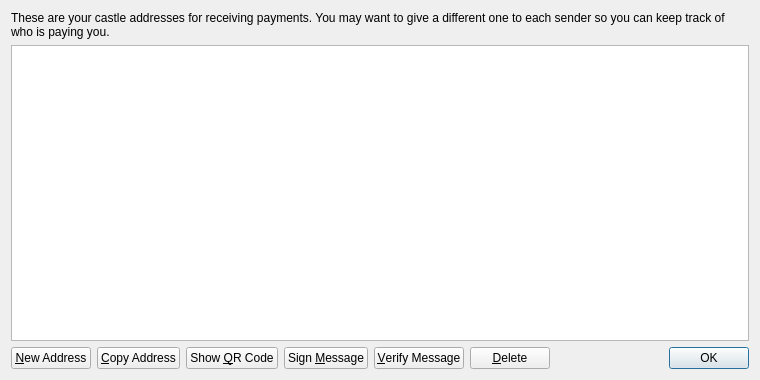
<?xml version="1.0" encoding="UTF-8"?>
<ui version="4.0">
 <class>AddressBookPage</class>
 <widget class="QWidget" name="AddressBookPage">
  <property name="geometry">
   <rect>
    <x>0</x>
    <y>0</y>
    <width>760</width>
    <height>380</height>
   </rect>
  </property>
  <property name="windowTitle">
   <string>Address Book</string>
  </property>
  <property name="styleSheet">
   <string notr="true"/>
  </property>
  <layout class="QVBoxLayout" name="verticalLayout">
   <item>
    <widget class="QLabel" name="labelExplanation">
     <property name="text">
      <string>These are your castle addresses for receiving payments. You may want to give a different one to each sender so you can keep track of who is paying you.</string>
     </property>
     <property name="textFormat">
      <enum>Qt::PlainText</enum>
     </property>
     <property name="wordWrap">
      <bool>true</bool>
     </property>
    </widget>
   </item>
   <item>
    <widget class="QTableView" name="tableView">
     <property name="contextMenuPolicy">
      <enum>Qt::CustomContextMenu</enum>
     </property>
     <property name="toolTip">
      <string>Double-click to edit address or label</string>
     </property>
     <property name="tabKeyNavigation">
      <bool>false</bool>
     </property>
     <property name="alternatingRowColors">
      <bool>true</bool>
     </property>
     <property name="selectionMode">
      <enum>QAbstractItemView::SingleSelection</enum>
     </property>
     <property name="selectionBehavior">
      <enum>QAbstractItemView::SelectRows</enum>
     </property>
     <property name="sortingEnabled">
      <bool>true</bool>
     </property>
     <attribute name="verticalHeaderVisible">
      <bool>false</bool>
     </attribute>
    </widget>
   </item>
   <item>
    <layout class="QHBoxLayout" name="horizontalLayout">
     <item>
      <widget class="QPushButton" name="newAddressButton">
       <property name="toolTip">
        <string>Create a new address</string>
       </property>
       <property name="text">
        <string>&amp;New Address</string>
       </property>
       <property name="icon">
        <iconset resource="../bitcoin.qrc">
         <normaloff>:/icons/add</normaloff>:/icons/add</iconset>
       </property>
      </widget>
     </item>
     <item>
      <widget class="QPushButton" name="copyToClipboard">
       <property name="toolTip">
        <string>Copy the currently selected address to the system clipboard</string>
       </property>
       <property name="text">
        <string>&amp;Copy Address</string>
       </property>
       <property name="icon">
        <iconset resource="../bitcoin.qrc">
         <normaloff>:/icons/editcopy</normaloff>:/icons/editcopy</iconset>
       </property>
      </widget>
     </item>
     <item>
      <widget class="QPushButton" name="showQRCode">
       <property name="text">
        <string>Show &amp;QR Code</string>
       </property>
       <property name="icon">
        <iconset resource="../bitcoin.qrc">
         <normaloff>:/icons/qrcode</normaloff>:/icons/qrcode</iconset>
       </property>
      </widget>
     </item>
     <item>
      <widget class="QPushButton" name="signMessage">
       <property name="toolTip">
        <string>Sign a message to prove you own an castle address</string>
       </property>
       <property name="text">
        <string>Sign &amp;Message</string>
       </property>
       <property name="icon">
        <iconset resource="../bitcoin.qrc">
         <normaloff>:/icons/edit</normaloff>:/icons/edit</iconset>
       </property>
      </widget>
     </item>
     <item>
      <widget class="QPushButton" name="verifyMessage">
       <property name="toolTip">
        <string>Verify a message to ensure it was signed with a specified castle address</string>
       </property>
       <property name="text">
        <string>&amp;Verify Message</string>
       </property>
       <property name="icon">
        <iconset resource="../bitcoin.qrc">
         <normaloff>:/icons/transaction_0</normaloff>:/icons/transaction_0</iconset>
       </property>
      </widget>
     </item>
     <item>
      <widget class="QPushButton" name="deleteButton">
       <property name="toolTip">
        <string>Delete the currently selected address from the list</string>
       </property>
       <property name="text">
        <string>&amp;Delete</string>
       </property>
       <property name="icon">
        <iconset resource="../bitcoin.qrc">
         <normaloff>:/icons/remove</normaloff>:/icons/remove</iconset>
       </property>
      </widget>
     </item>
     <item>
      <spacer name="horizontalSpacer">
       <property name="orientation">
        <enum>Qt::Horizontal</enum>
       </property>
       <property name="sizeHint" stdset="0">
        <size>
         <width>40</width>
         <height>20</height>
        </size>
       </property>
      </spacer>
     </item>
     <item>
      <widget class="QDialogButtonBox" name="buttonBox">
       <property name="sizePolicy">
        <sizepolicy hsizetype="Maximum" vsizetype="Fixed">
         <horstretch>0</horstretch>
         <verstretch>0</verstretch>
        </sizepolicy>
       </property>
       <property name="standardButtons">
        <set>QDialogButtonBox::Ok</set>
       </property>
      </widget>
     </item>
    </layout>
   </item>
  </layout>
 </widget>
 <resources>
  <include location="../bitcoin.qrc"/>
 </resources>
 <connections/>
</ui>
